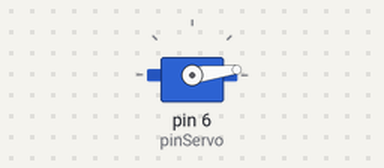
This sketch was run on a simulated Arduino Uno, built with avr-gcc and run on an emulated ATmega328P. Shown: servo.

Above: at 0.05 s.
At 0.7 s:
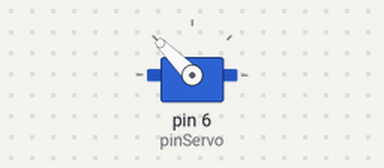
At 1.4 s:
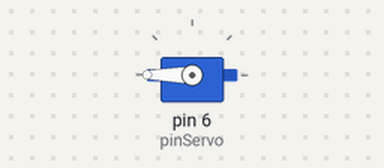
At 2.75 s:
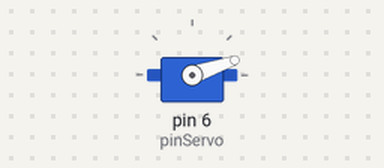
Timing chart, 0 to 8.8 s (numbered marks = the images above):
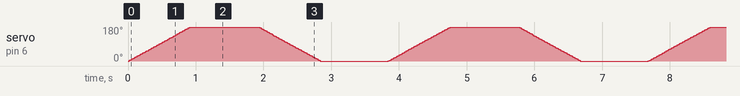

The sketch:

ProyectoServos.ino
```cpp
#include <Servo.h>

Servo servoMotor;
int pinServo = 6;
int angulo;

void setup() {
  servoMotor.attach(pinServo); // Conecta el servo al pin 9
}

void loop() {
  // Mover de 0° a 180°
  for (angulo = 0; angulo <= 180; angulo++) {
    servoMotor.write(angulo);
    delay(5); // Movimiento rápido
  }

  delay(1000); //  Espera 1 segundo en 180°

  // Mover de 180° a 0°
  for (angulo = 180; angulo >= 0; angulo--) {
    servoMotor.write(angulo);
    delay(5); // Movimiento rápido
  }

  delay(1000); //  Espera 1 segundo en 0°
}
```
